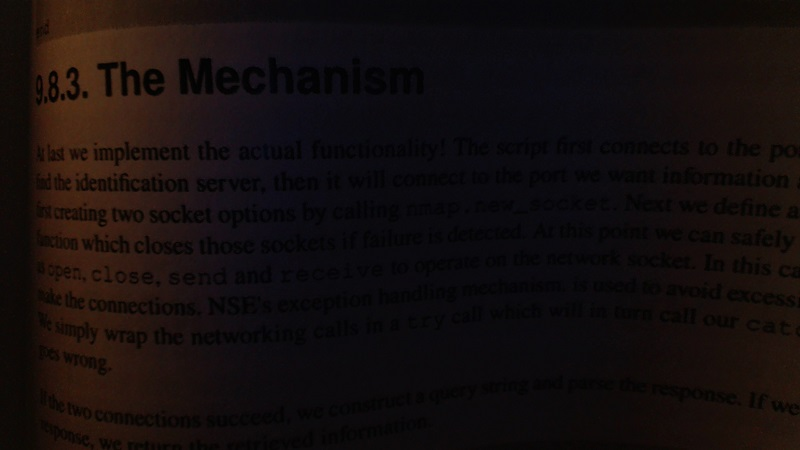
#> input picture ECNG3020-ORSS4SCVI/BETA/TestCode/OpenCV/bookpage.jpg, 800 x 450 px, given in place of the camera
$ python TUT-Gradients.py   (older library calls are emulated)
#> lines starting #> are read from the running program, lines starting #| are printed output that depends on the picture
import cv2

'''
Notes:

1- cv2.CV_64F is a higher precision datatype that would prevent data loss on White-to-Black transitions (-ve slopes)
   seen on the cv2.CV_8U datatype, which converts -ves into 0s. Therefore, edges are not lost using cv2.CV_64F.

References:
https://opencv-python-tutroals.readthedocs.io/en/latest/py_tutorials/py_imgproc/py_gradients/py_gradients.html?highlight=cv2%20cv_64f
'''

cap = cv2.VideoCapture(0)

while 1:
    _, frame = cap.read()
#> frame is the input picture: shape (450, 800, 3); mean B, G, R 13.4, 13.6, 20.3
    # hsv = cv2.cvtColor(frame, cv2.COLOR_BGR2HSV)
    gray = cv2.cvtColor(frame, cv2.COLOR_BGR2GRAY)
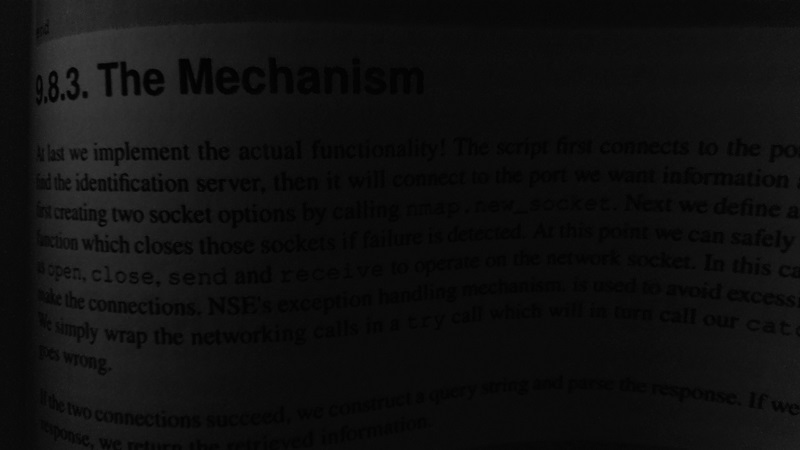
#> gray: shape (450, 800); min 0, max 64, mean 15.6
    cv2.imshow('Original', frame)

    # It calculates the Laplacian of the image where each derivative is found using Sobel derivatives.
    # The function calculates the Laplacian of the source image by adding up the second x and y derivatives calculated
    # using the Sobel operator.
    laplacian = cv2.Laplacian(gray, cv2.CV_64F)
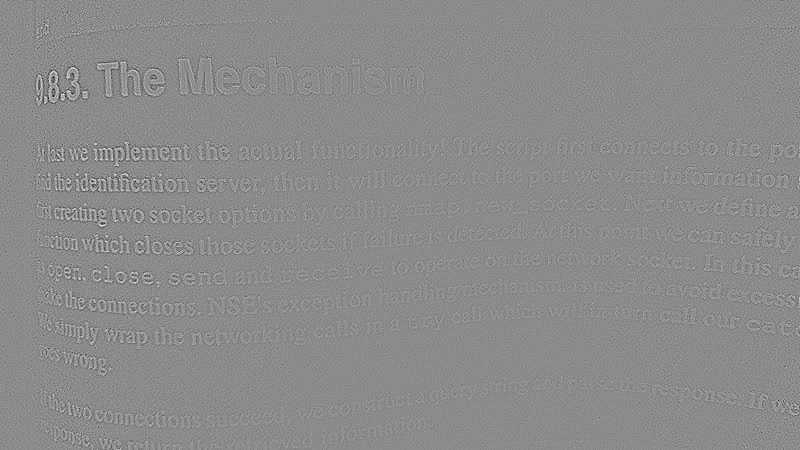
#> laplacian: shape (450, 800) float64; min -60, max 50, mean 0; drawn with min black and max white
    cv2.imshow('laplacian', laplacian)
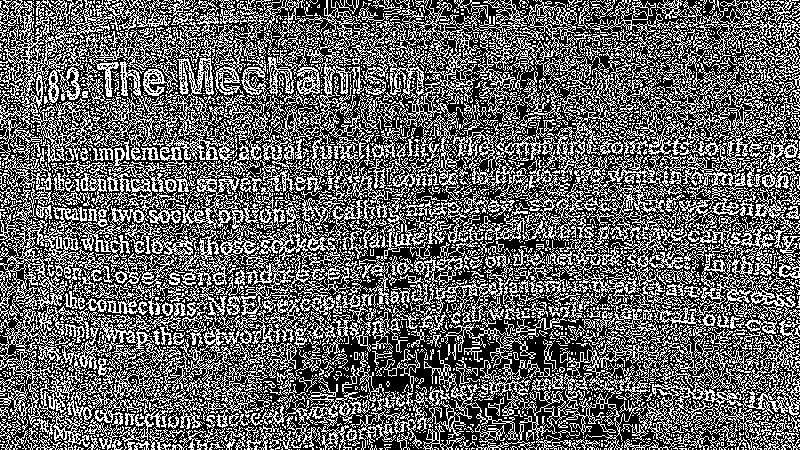
#> window 'laplacian': shape (450, 800); 39.4% white in thin lines or dots

    # [18 lines of commented-out code are left out]
    sobelxy = cv2.Sobel(gray, cv2.CV_64F, 1, 1, ksize=5)
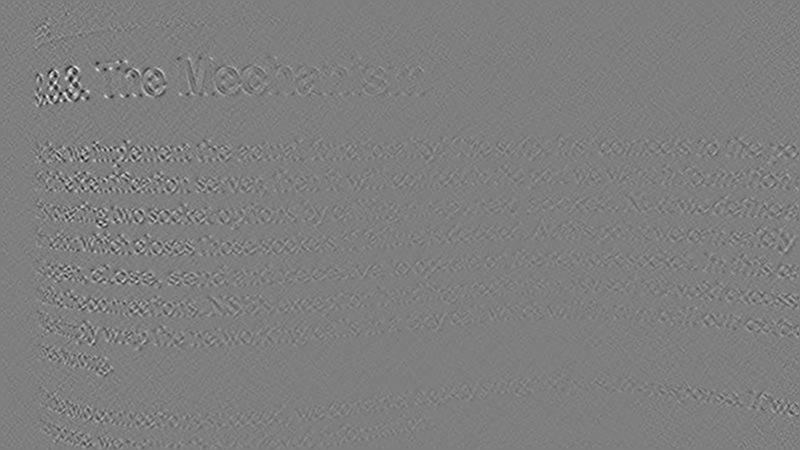
#> sobelxy: shape (450, 800) float64; min -440, max 445, mean 0; drawn with min black and max white
    cv2.imshow('sobelxy', sobelxy)
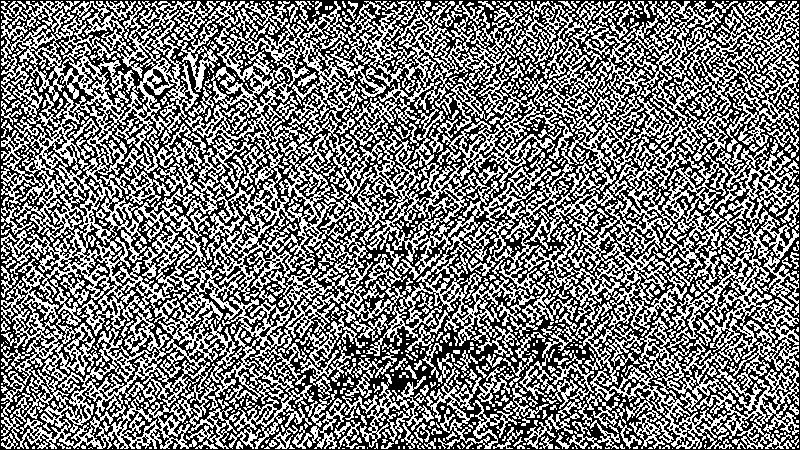
#> window 'sobelxy': shape (450, 800); 47.1% white in thin lines or dots
    # Cannot get Scharrxy, why?
    # error: (-215) dx >= 0 && dy >= 0 && dx+dy == 1 in function cv::getScharrKernels
    # scharrxy = cv2.Scharr(frame, cv2.CV_64F, 1, 1)
    # cv2.imshow('scharrxy', scharrxy)

    if cv2.waitKey(1) & 0xFF == ord('q'):
#> (key q is pressed here)
        break

cap.release()
cv2.destroyAllWindows()
